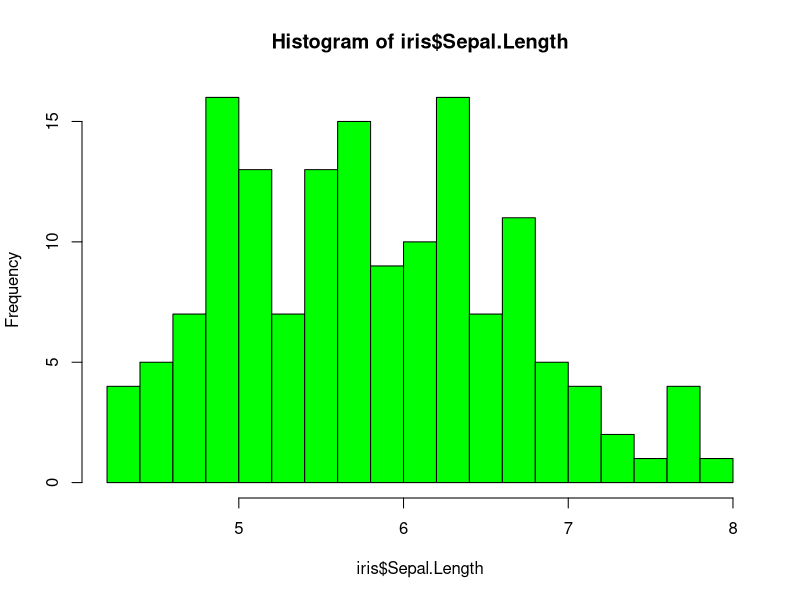
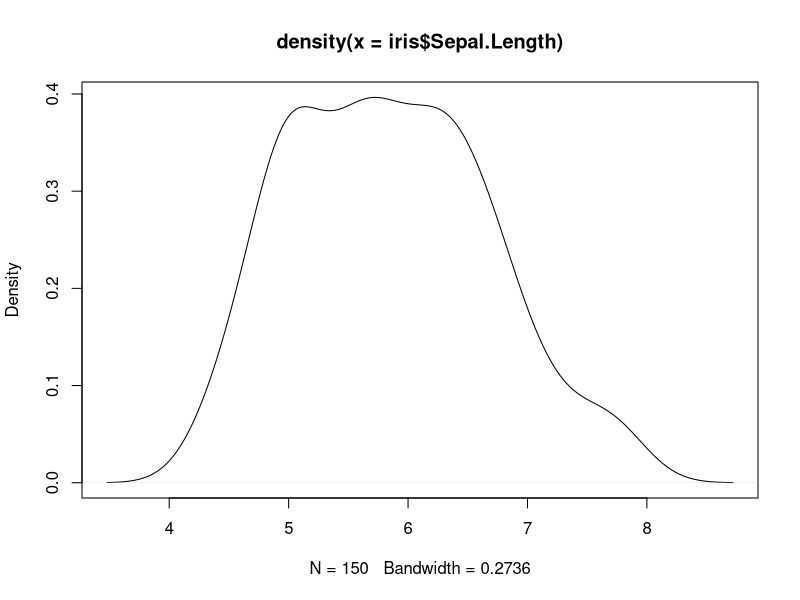
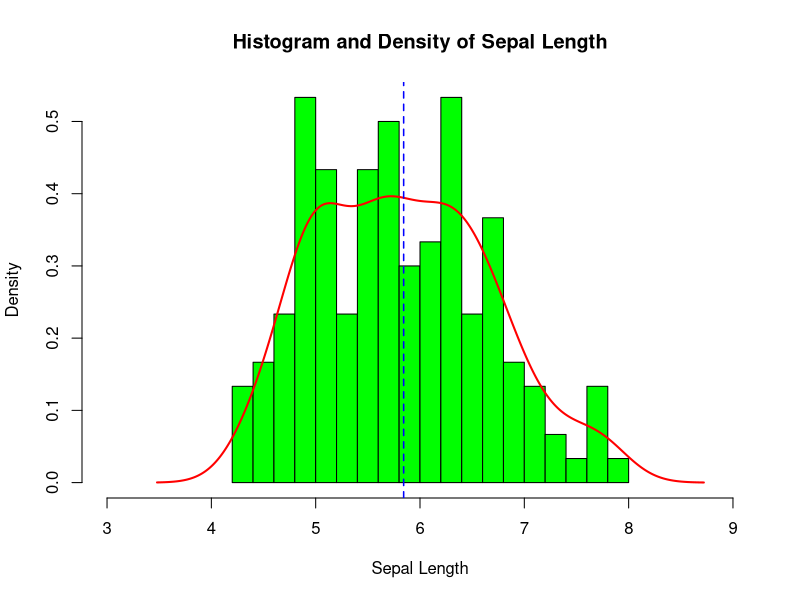
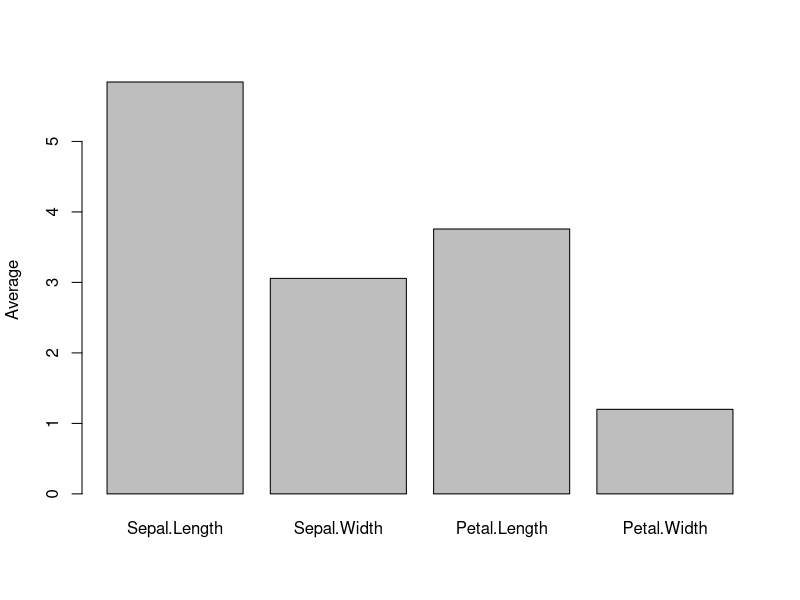
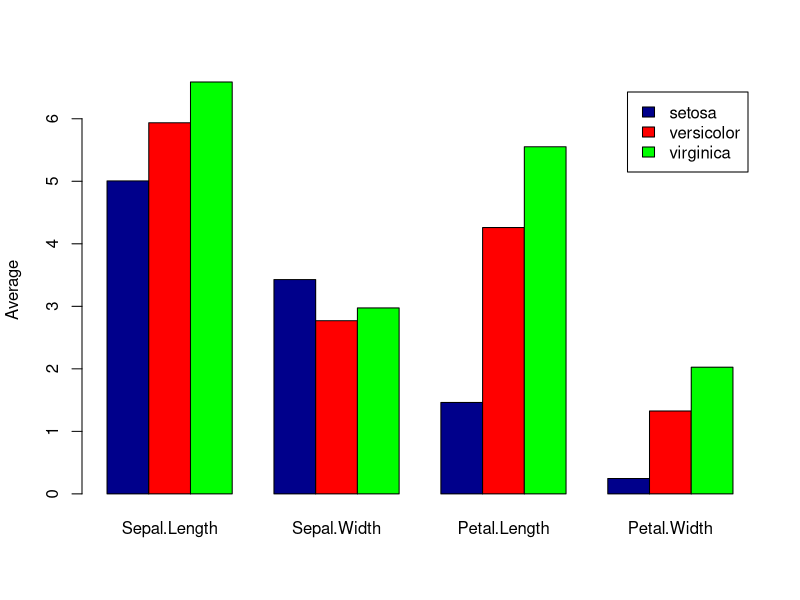
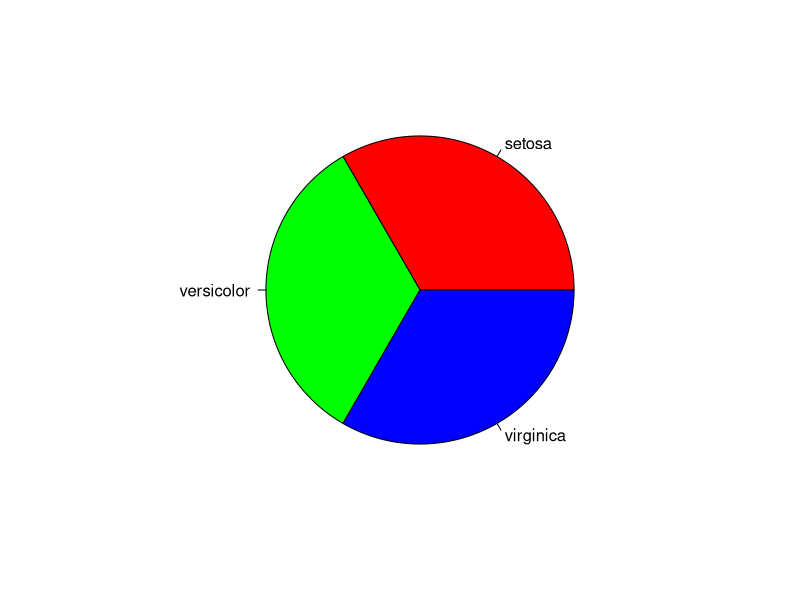
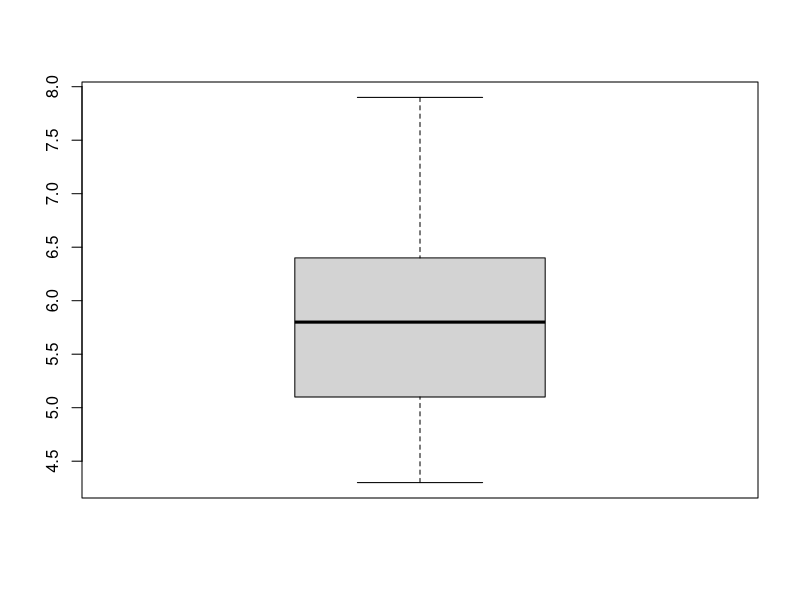
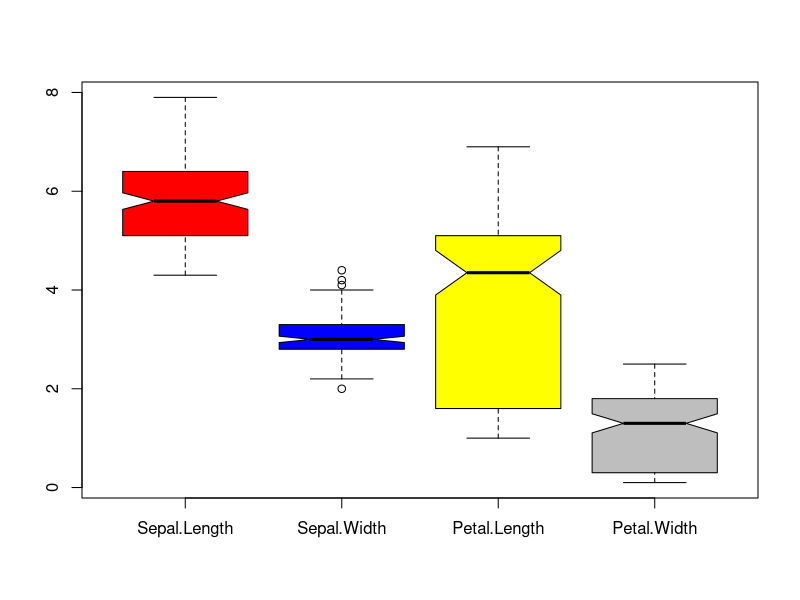

These figures' R source, in order:
## ---- chunk 1
knitr::opts_chunk$set(echo = TRUE)
## ---- chunk 2
options(width = 200)
## ---- chunk 3
data(iris)
iris
## ---- chunk 4
head(iris)
## ---- chunk 5
dim(iris)
## ---- chunk 6
ncol(iris)
nrow(iris)
## ---- chunk 7
names(iris)
## ---- chunk 8
str(iris)
## ---- chunk 9
class(iris[,1])
class(iris[,5])
## ---- chunk 10
summary(iris)
## ---- chunk 11
sd(iris$Sepal.Length)
quantile(iris$Sepal.Length)
## ---- chunk 12
apply(iris[,1:4], 2, sd)  # "2" means "by column"
## ---- chunk 13
# group mean
aggregate(.~Species, iris, mean) 
# group standard deviation
aggregate(.~Species, iris, sd)
## ---- chunk 14
# use function cut for categorization based on quntiles
Cate.SepalLength<- cut(iris$Sepal.Length, breaks=quantile(iris$Sepal.Length), include.lowes=T)
# Add the created categorical variable to the data
iris1<- iris
iris1$Sepal.Length.Cate <- Cate.SepalLength
## ---- chunk 15
aggregate(.~Species+Sepal.Length.Cate, iris1, mean)
## ---- chunk 16
# One-way count table
table(iris1$Species)
# Two-way count table
table(iris1$Species, iris1$Sepal.Length.Cate)
## ---- chunk 17
hist(iris$Sepal.Length, col="green", breaks=20)
## ---- chunk 18
plot(density(iris$Sepal.Length))
## ---- chunk 19
hist(iris$Sepal.Length, prob=T, col="green", breaks=20, main="Histogram and Density of Sepal Length", xlim=c(3,9), xlab="Sepal Length")
lines(density(iris$Sepal.Length), col="red", lwd=2)

# Add a vertical line that indicates the average of Sepal Length
abline(v=mean(iris$Sepal.Length), col="blue", lty=2, lwd=1.5)
## ---- chunk 20
# bar chart for average of the 4 quantitative variables
aveg<- apply(iris[,1:4], 2, mean)
barplot(aveg, ylab = "Average")
## ---- chunk 21
data(iris)
mean_by_group<- as.matrix(aggregate(.~Species, data=iris, mean)[,-1])
rownames(mean_by_group)<- aggregate(.~Species, data=iris, mean)[,1]
barplot(mean_by_group, col=c("darkblue","red", "green"), legend=rownames(mean_by_group), beside=TRUE, ylab = "Average", cex.names= 1)
## ---- chunk 22
pie(table(iris$Species), col=rainbow(3))
## ---- chunk 23
# box plot of Sepal.Length
boxplot(iris$Sepal.Length)
## ---- chunk 24
boxplot(iris[,1:4], notch=T, col=c("red", "blue", "yellow", "grey"))
## ---- chunk 25
boxplot(iris[,1]~iris[,5], notch=T, ylab="Sepal Length", col="blue")
## ---- chunk 26
plot(iris$Sepal.Length, iris$Sepal.Width, xlab = "Length", ylab = "Width", main = "Sepal")
## ---- chunk 27
pairs(iris[,1:4])
## ---- chunk 28
library(MASS)
parcoord(iris[,1:4],col=iris$Species)
## ---- chunk 29
# set arrangement of multiple plots
par(mfrow=c(2,2))
# set mrgins
par(mar=c(4.5, 4.2, 3, 1.5)) 
hist(iris$Sepal.Length, xlab = "Sepal Length", cex.lab=1.5)
hist(iris$Sepal.Width, xlab = "Sepal Width", col = "red")
plot(iris$Sepal.Length, iris$Sepal.Width, xlab = "Length", ylab = "Width", main= "Sepal", pch=17)
boxplot(iris[,1:4], notch=T, col=c("red", "blue", "yellow", "grey"))
## ---- chunk 30
library(tidyverse)
## ---- chunk 31
iris[(iris$Sepal.Length > 5 & iris$Sepal.Width > 4), ]
## ---- chunk 32
# filter by row observations
data(iris)
iris_filter <- filter(iris, Sepal.Length<=5 & Sepal.Width>3)
iris_filter2 <- filter(iris, Species=="setosa", Sepal.Width<=3 | Sepal.Width>=4)
## ---- chunk 33
iris_sample <- iris[sample(x = nrow(iris), size = nrow(iris)*0.90),]
## ---- chunk 34
iris[order(iris$Sepal.Length, decreasing = TRUE)[1:5], ] 
## ---- chunk 35
# Keep the variable Sepal.Length, Sepal.Width
varname <- c("Sepal.Length", "Sepal.Width")
iris_select <- select(iris, varname)
# verify if we did correctly
names(iris_select)
# This is equivalent to 
iris_select <- iris[,varname]
## ---- chunk 36
iris_select2 <- select(iris, -Sepal.Length, -Petal.Length, -Species)
names(iris_select2)
## ---- chunk 37
varname <- c("Sepal.Length", "Petal.Length", "Species")
iris_select2 <- iris[,!names(iris) %in% varname]
names(iris_select2)
## ---- chunk 38
iris[order(iris$Sepal.Length, decreasing = TRUE)[1:5], ] 
## ---- chunk 39
# re-ordering the columns
iris_order <- select(iris, Species, Petal.Width, everything())
names(iris_order)
# sorting rows by particular variable
iris_sort<- arrange(iris, Sepal.Length)
# sorting by more than one variable
iris_sort2<- arrange(iris, Sepal.Length, Sepal.Width)
# descending order
iris_sort_desc<- arrange(iris, desc(Sepal.Length))
## ---- chunk 40
iris_rename<- rename(iris, SL=Sepal.Length, SW=Sepal.Width)
names(iris_rename)
## ---- chunk 41
iris_newvar<- mutate(iris, Sepal.L_W=Sepal.Length/Sepal.Width)
names(iris_newvar)
## ---- chunk 42
customer <- read.csv("data/CustomerData.csv")
## ---- chunk 43
# How many missing values are in customer dataset?
sum(is.na(customer))
# How many missing values are in each variable?
colSums(is.na(customer))
## ---- chunk 44
# Simply delete rows with missings
clean_customer<- na.omit(customer)
nrow(clean_customer)
# Impute missing values by median
medHS<- median(customer$HouseholdSize, na.rm = T)
customer$HouseholdSize[is.na(customer$HouseholdSize)==T]<- medHS
